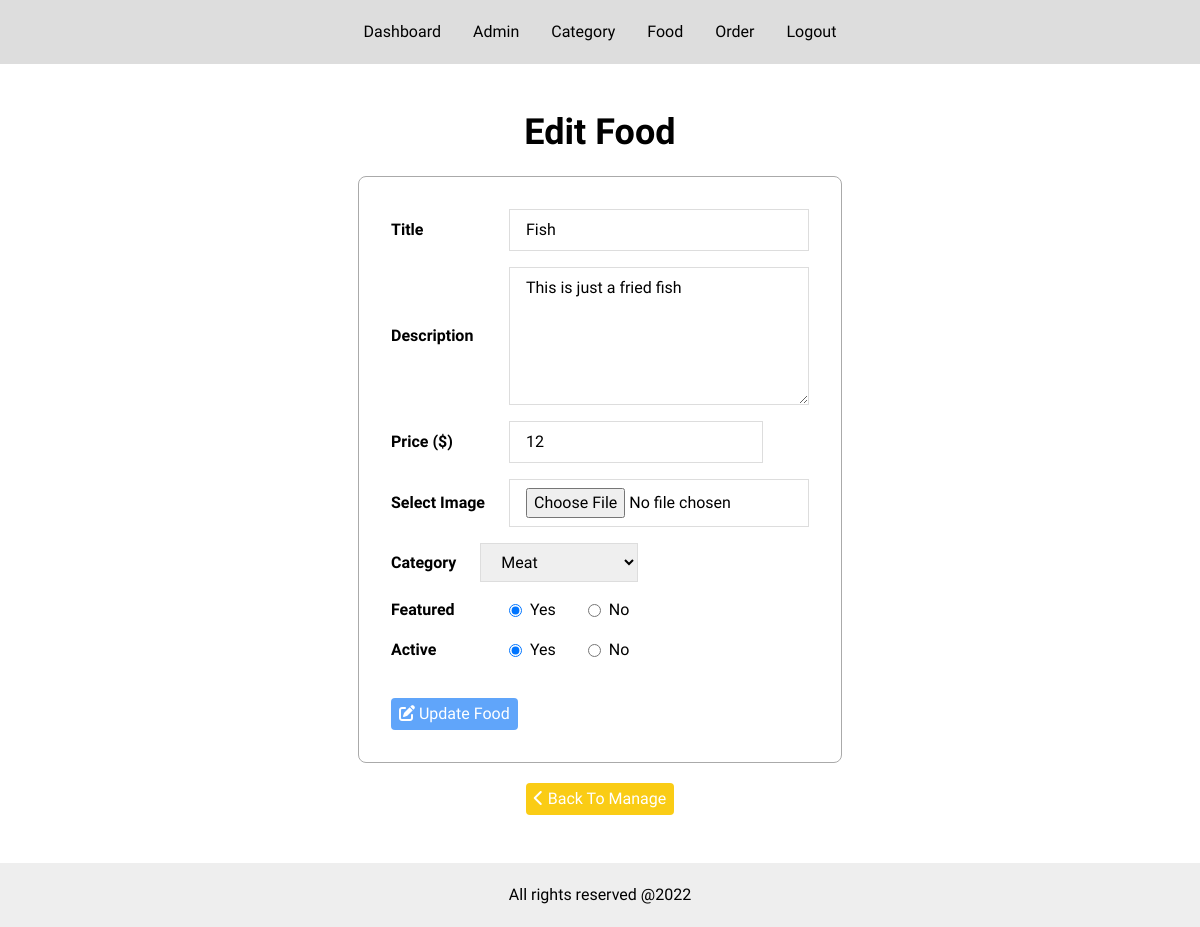
/admin/food.php?do=Edit&id=3 (signed in), run on the app's committed database.
### tables this page shows
CREATE TABLE `food` (
  `id` int NOT NULL,
  `title` varchar(255) NOT NULL,
  `description` varchar(255) DEFAULT NULL,
  `price` float(10,2) NOT NULL,
  `image_name` varchar(255) DEFAULT NULL,
  `category_id` int NOT NULL,
  `featured` varchar(255) NOT NULL,
  `active` varchar(255) NOT NULL
);

### admin/inc/functions.php (called while the page is built, shortened)
<?php
function getRecords($column, $table, $where=null, $operation=null, $whereValue=null) {
    global $conn;
    $sql = "SELECT $column FROM $table";
    if( $where != null && $operation != null && $whereValue != null ) {
        $sql .= " WHERE $where $operation ?";
        $stmt = $conn->prepare($sql);
        $stmt->execute(array($whereValue));
    }else{
        $stmt = $conn->prepare($sql);
        $stmt->execute();
    }
    $result = $stmt->fetchAll(PDO::FETCH_ASSOC);
    return $result;
}
function getSingleRecord($columns, $table, $column, $value) {
    global $conn;
    $stmt = $conn->prepare("SELECT $columns FROM $table WHERE $column = ?");
    $stmt->execute([$value]);
    if ($stmt->rowCount() != 0)
        return $stmt->fetch(PDO::FETCH_ASSOC);
}
function checkItem($column, $table, $where) {
    global $conn;
    $sql = "SELECT $column FROM $table WHERE $column = ?";
    $stmt = $conn->prepare($sql);
    $stmt->execute(array($where));
    return ($stmt->rowCount() != 0) ? true : false;
}
?>

### admin/food.php (the view, shortened to what this page needs)
<?php
$actions = array('Dashboard', 'Manage', 'Add', 'Insert', 'Edit', 'Update', 'Delete');
$do = isset($_GET['do']) && in_array($_GET['do'],  $actions) ? $_GET['do'] : 'Manage';
if($do == 'Manage'){
   $result = getRecords('*', 'food');
    $food_id =1;
    ?>
<div class="main-content manage-admin py-12">
    <div class="container mx-auto">
        <h1 class="title text-4xl mb-6 font-bold capitalize text-center">manage foods</h1>
        <div class="wrapper px-6 sm:p-0 w-full sm:w-3/4 m-auto">
            <table class="table-auto w-full mb-8">
                <thead>
                <tr class="border-b-2 border-black border-solid text-left">
                    <th>id</th>
                    <th>Title</th>
                    <th>Description</th>
                    <th>Price</th>
                    <th>Image</th>
                    <th>Category</th>
                    <th>Featured</th>
                    <th>Active</th>
                    <th>Action</th>
                </tr>
                </thead>
                <tbody>
                <?php
                foreach($result as $row) {
                    $cat_id = $row['category_id'];
                    $cat_name = getSingleRecord('title', 'categories', 'id', $cat_id);
                    ?>
                    <tr class="py-2">
                        <td><?= $food_id++ ?></td>
                        <td><?= $row['title'] ?></td>
                        <td><?= substr($row['description'], 0, 18). '...' ?></td>
                        <td><?= $row['price'] ?></td>
                        <td><img src="<?= SITE_URL.'admin/images/food_images/'. $row['image_name'] ?>" alt="Image Not Added" class="cat_image h-9" /></td>
                        <td><?= $cat_name['title'] ?></td>
                        <td><?= $row['featured'] ?></td>
                        <td><?= $row['active'] ?></td>
                        <td>
                            <a href="<?= SITE_URL.'admin/food.php?do=Edit&id='.$row['id'] ?>" class="action-update inline-block bg-blue-400 hover:bg-blue-600 transition-colors rounded px-2 py-1 text-white"><i class="fa fa-pen-to-square"></i> Update</a>
                            <a href="<?= SITE_URL.'admin/food.php?do=Delete&id='.$row['id'] ?>" class="action-delete inline-block bg-red-400 hover:bg-red-600 transition-colors rounded px-2 py-1 text-white" onclick="return confirm('Are You Sure ?');"><i class="fa fa-delete-left"></i> Delete</a>
                        </td>
                    </tr>
                    <?php
                }
                ?>
                </tbody>
            </table>
            <a href="food.php?do=Add" class="add-admin inline-block bg-blue-400 hover:bg-blue-600 transition-colors rounded px-4 py-2 text-white font-bold capitalize"><i class="fa fa-plus"></i> add food</a>
        </div>
    </div>
</div>
<?php
}elseif($do == 'Edit') {
    $id = isset($_GET['id']) && is_numeric($_GET['id']) ? intval($_GET['id']) : '';
    if($id) {
        if(checkItem('id', 'food', $id)){
            $food_info = getSingleRecord('*', 'food', 'id', $id);
            $cats = getRecords('id, title', 'categories');
    ?>
<div class="main-content add-admin add-food py-12">
    <div class="container mx-auto">
        <h1 class="title text-4xl mb-6 font-bold capitalize text-center">Edit Food</h1>
        <div class="wrapper">
            <form action="?do=Update&id=<?= $food_info['id'] ?>" method="POST" autocomplete="off" enctype="multipart/form-data">
                <table class="max-w-full">
                    <tbody class="flex flex-col gap-4">
                        <tr class="flex justify-between items-center gap-6">
                            <td>Title</td>
                            <td>
                                <input type="text" name="food_title" value="<?= $food_info['title'] ?>" class="w-[300px]" autocomplete="off">
                            </td>
                        </tr>
                        <tr class="flex justify-between items-center gap-6">
                            <td>Description</td>
                            <td class="w-[300px] flex justify-start gap-8">
                                <textarea name="food_description" id="food_description" cols="30" rows="5"><?= $food_info['description'] ?></textarea>
                            </td>
                        </tr>
                        <tr class="flex justify-between items-center gap-6">
                            <td>Price ($)</td>
                            <td class="w-[300px] flex justify-start gap-8">
                                <input type="number" name="food_price" value="<?= $food_info['price'] ?>" id="food_price">
                            </td>
                        </tr>
                        <tr class="flex justify-between items-center gap-6">
                            <td>Select Image</td>
                            <td>
                                <input type="file" name="food_image" class="w-[300px]" autocomplete="off">
                            </td>
                        </tr>
                        <tr class="flex justify-start items-center gap-6">
                            <td>Category</td>
                            <td>
                                <select name="food_category" id="food_category" class="p-1 outline-none">
                                    <?php
                                    foreach($cats as $cat) {
                                        $selected = $cat['id'] == $food_info['category_id'] ? 'selected' : '';
                                        echo "<option value='".$cat['id']."' ". $selected .">".$cat['title']."</option>";
                                    }
                                    ?>
                                </select>
                            </td>
                        </tr>
                        <tr class="flex justify-between items-center gap-6">
                            <td>Featured</td>
                            <td class="w-[300px] flex justify-start gap-8">
                                <div class="item item-1 flex items-center gap-2">
                                    <input type="radio" id="featured_yes" name="food_featured" value="Yes" <?= $food_info['featured'] == 'Yes' ? 'checked' : '' ?> autocomplete="off">
                                    <label for="featured_yes">Yes</label>
                                </div>
                                <div class="item item-2 flex items-center gap-2">
                                    <input type="radio" id="featured_no" name="food_featured" value="No" <?= $food_info['featured'] == 'No' ? 'checked' : '' ?>  autocomplete="off">
                                    <label for="featured_no">No</label>
                                </div>
                            </td>
                        </tr>
                        <tr class="flex justify-between items-center gap-6">
                            <td>Active</td>
                            <td class="w-[300px] flex justify-start gap-8">
                                <div class="item item-1 flex items-center gap-2">
                                    <input type="radio" id="active_yes" name="food_active" value="Yes" <?= $food_info['active'] == 'Yes' ? 'checked' : '' ?> autocomplete="off">
                                    <label for="active_yes">Yes</label>
                                </div>
                                <div class="item item-2 flex items-center gap-2">
                                    <input type="radio" id="active_no" name="food_active" value="No" <?= $food_info['active'] == 'No' ? 'checked': '' ?> autocomplete="off">
                                    <label for="active_no">No</label>
                                </div>
                            </td>
                        </tr>
                        <tr>
                            <td>
                                <button class="action-add-food mt-5 inline-block bg-blue-400 hover:bg-blue-600 transition-colors rounded px-2 py-1 text-white" name='add' value="food"><i class="fa fa-pen-to-square"></i> Update Food</button>
                            </td>
                    </tbody>
                </table>
            </form>
            <a href="?do=Manage" class="back-to-manage-food mt-5 inline-block bg-yellow-400 hover:bg-yellow-600 transition-colors rounded px-2 py-1 text-white"><i class="fa fa-chevron-left"></i> Back To Manage</a>
        </div>
    </div>
</div>
    <?php
        }else{
            $msg = 'No Category With This Id';
            print_msg($msg, false);
        }
    }else{
        $msg = 'No Admin With This Id';
        print_msg($msg, false);
    }
}
?>
<?php include "./inc/footer.php" ?>

### admin/css/admin.css (style rules this page uses)
* { padding: 0; margin: 0; box-sizing: border-box; font-family: "Play", sans-serif; }
a { text-decoration: none; }
.main-content.add-admin .wrapper { text-align: center; }
.main-content.add-admin table { display: inline-block; border: 1px solid #aaa; padding: 2rem; border-radius: 0.5rem; }
.main-content.add-admin table tr td { vertical-align: middle; }
.main-content.add-admin table tr td:first-child { font-weight: bold; }
.main-content.add-admin table tr input, .main-content.add-food table tr textarea, .main-content.add-food table tr select { padding: 0.5rem 1rem; border: 1px solid #ddd; outline: none; transition: border 0.2s ease; }

### data on the page
food: food_title "Fish", food_description "This is just a fried fish", food_price "12", featured "☑ Yes", featured "☐ No", active "☑ Yes", active "☐ No"

### other printed values
form field food_category "Meat"
